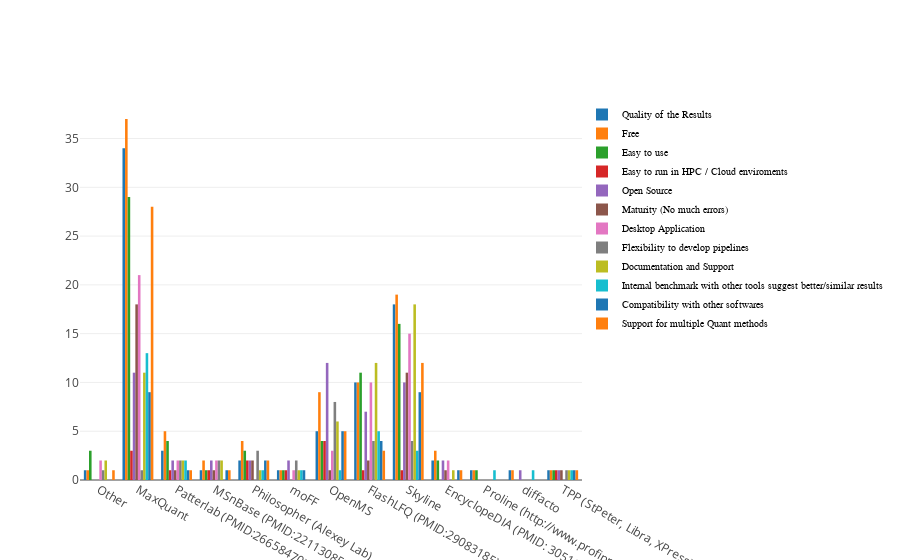

The code cell stored with this chart in its notebook:
### Markdown cell above
## Relevant software features during the selection process 

The purpose of this question is to know, whta kind of features the users of Computational proteomics software consider more relevant.

### Code cell
question = "Which are the features that make you to chose the following software for your data analysis"
data = get_multioption_bar_data(data_df, question)
layout = go.Layout(barmode='group',legend=dict(x=1, y=1.0, font=dict(
            family='sans-serif',
            size=10,
            color='#000'
        ),))
fig = go.Figure(data=data, layout=layout)
iplot(fig, filename='grouped-bar')

### Figure 1 — Plotly figure (JSON) as saved in the notebook; plotly's stock layout.template omitted (floating-point values rounded to 4 significant figures)
{"data": [{"name": "Quality of the Results", "type": "bar", "uid": "0ae7101e-e453-4e74-9bf2-7dc9d3bf103f", "x": ["Other", "MaxQuant", "Patterlab (PMID:26658470)", "MSnBase (PMID:22113085)", "Philosopher (Alexey Lab)", "moFF", "OpenMS", "FlashLFQ (PMID:29083185)", "Skyline", "EncyclopeDIA (PMID: 30510204)", "Proline (http://www.profiproteomics.fr)", "diffacto", "TPP (StPeter, Libra, XPress)"], "y": [1, 34, 3, 1, 2, 1, 5, 10, 18, 2, 1, 1, 1]}, {"name": "Free", "type": "bar", "uid": "7bc1b80a-9b2c-4920-b71b-21d7583c3aee", "x": ["Other", "MaxQuant", "Patterlab (PMID:26658470)", "Skyline", "Philosopher (Alexey Lab)", "moFF", "OpenMS", "FlashLFQ (PMID:29083185)", "MSnBase (PMID:22113085)", "diffacto", "Proline (http://www.profiproteomics.fr)", "EncyclopeDIA (PMID: 30510204)", "TPP (StPeter, Libra, XPress)"], "y": [1, 37, 5, 19, 4, 1, 9, 10, 2, 1, 1, 3, 1]}, {"name": "Easy to use", "type": "bar", "uid": "aa6e27fa-3d51-4cea-aaae-9c540372ecda", "x": ["Other", "MaxQuant", "Patterlab (PMID:26658470)", "Skyline", "Philosopher (Alexey Lab)", "moFF", "OpenMS", "FlashLFQ (PMID:29083185)", "MSnBase (PMID:22113085)", "EncyclopeDIA (PMID: 30510204)", "Proline (http://www.profiproteomics.fr)", "TPP (StPeter, Libra, XPress)"], "y": [3, 29, 4, 16, 3, 1, 4, 11, 1, 2, 1, 1]}, {"name": "Easy to run in HPC / Cloud enviroments", "type": "bar", "uid": "4597de36-8f9c-4c44-9816-3eaad0e34740", "x": ["OpenMS", "FlashLFQ (PMID:29083185)", "MaxQuant", "Patterlab (PMID:26658470)", "Skyline", "Philosopher (Alexey Lab)", "moFF", "MSnBase (PMID:22113085)", "TPP (StPeter, Libra, XPress)"], "y": [4, 1, 3, 1, 1, 2, 1, 1, 1]}, {"name": "Open Source", "type": "bar", "uid": "5602c40f-eb92-4fd2-b265-24ea8185ee2d", "x": ["MaxQuant", "Patterlab (PMID:26658470)", "Skyline", "Philosopher (Alexey Lab)", "moFF", "OpenMS", "FlashLFQ (PMID:29083185)", "MSnBase (PMID:22113085)", "diffacto", "EncyclopeDIA (PMID: 30510204)", "TPP (StPeter, Libra, XPress)"], "y": [11, 2, 10, 2, 2, 12, 7, 2, 1, 2, 1]}, {"name": "Maturity (No much errors)", "type": "bar", "uid": "002b53cf-8d81-4deb-83c6-c9d961b098e0", "x": ["OpenMS", "FlashLFQ (PMID:29083185)", "MSnBase (PMID:22113085)", "MaxQuant", "Patterlab (PMID:26658470)", "Skyline", "EncyclopeDIA (PMID: 30510204)", "Philosopher (Alexey Lab)", "TPP (StPeter, Libra, XPress)"], "y": [1, 2, 1, 18, 1, 11, 1, 2, 1]}, {"name": "Desktop Application", "type": "bar", "uid": "705051ab-febd-4bbe-a552-ca61b2b7ddde", "x": ["OpenMS", "FlashLFQ (PMID:29083185)", "MaxQuant", "MSnBase (PMID:22113085)", "Patterlab (PMID:26658470)", "Skyline", "EncyclopeDIA (PMID: 30510204)", "moFF", "Other"], "y": [3, 10, 21, 2, 2, 15, 2, 1, 2]}, {"name": "Flexibility to develop pipelines", "type": "bar", "uid": "217b59a9-9788-49fa-bcf8-170a8b24de71", "x": ["OpenMS", "Patterlab (PMID:26658470)", "FlashLFQ (PMID:29083185)", "TPP (StPeter, Libra, XPress)", "MaxQuant", "Skyline", "MSnBase (PMID:22113085)", "Philosopher (Alexey Lab)", "moFF", "Other"], "y": [8, 2, 4, 1, 1, 4, 2, 3, 2, 1]}, {"name": "Documentation and Support", "type": "bar", "uid": "ab2fa206-0733-435a-8f1d-26fcfff88ee1", "x": ["Other", "MaxQuant", "OpenMS", "Skyline", "Philosopher (Alexey Lab)", "moFF", "Patterlab (PMID:26658470)", "FlashLFQ (PMID:29083185)", "MSnBase (PMID:22113085)", "EncyclopeDIA (PMID: 30510204)", "TPP (StPeter, Libra, XPress)"], "y": [2, 11, 6, 18, 1, 1, 2, 12, 2, 1, 1]}, {"name": "Internal benchmark with other tools suggest better/similar results", "type": "bar", "uid": "13a98ef7-9b49-477c-a410-d824b50abd12", "x": ["Proline (http://www.profiproteomics.fr)", "Patterlab (PMID:26658470)", "FlashLFQ (PMID:29083185)", "MaxQuant", "OpenMS", "Skyline", "diffacto", "moFF", "Philosopher (Alexey Lab)", "TPP (StPeter, Libra, XPress)"], "y": [1, 2, 5, 13, 1, 3, 1, 1, 1, 1]}, {"name": "Compatibility with other softwares", "type": "bar", "uid": "4de6e4ec-3176-4740-b51c-8b910c1033cc", "x": ["OpenMS", "FlashLFQ (PMID:29083185)", "MaxQuant", "MSnBase (PMID:22113085)", "Patterlab (PMID:26658470)", "Skyline", "EncyclopeDIA (PMID: 30510204)", "moFF", "Philosopher (Alexey Lab)", "TPP (StPeter, Libra, XPress)"], "y": [5, 4, 9, 1, 1, 9, 1, 1, 2, 1]}, {"name": "Support for multiple Quant methods", "type": "bar", "uid": "c2a70fec-37fb-4baf-a643-f7f0589eacde", "x": ["OpenMS", "FlashLFQ (PMID:29083185)", "MSnBase (PMID:22113085)", "MaxQuant", "Other", "Patterlab (PMID:26658470)", "Skyline", "EncyclopeDIA (PMID: 30510204)", "Philosopher (Alexey Lab)", "TPP (StPeter, Libra, XPress)"], "y": [5, 3, 1, 28, 1, 1, 12, 1, 2, 1]}], "layout": {"barmode": "group", "legend": {"font": {"color": "#000", "family": "sans-serif", "size": 10}, "x": 1, "y": 1}}}
